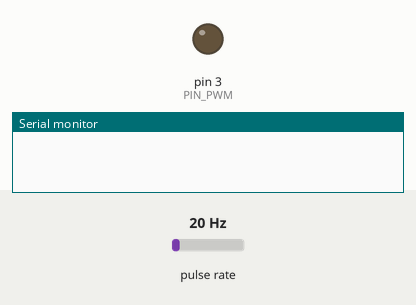
This sketch was run on a simulated Arduino Uno, built with avr-gcc and run on an emulated ATmega328P. On the bench: output pins drawn as LEDs (lit = HIGH), the last lines printed to the serial monitor. Wiring (inferred from the names in the program): pulse sensor: data pin 7. Inputs (shaded band) come from the test bench; at power-on: pulse rate 20 Hz.

Above: at 0.1 s.
At 15.0 s:
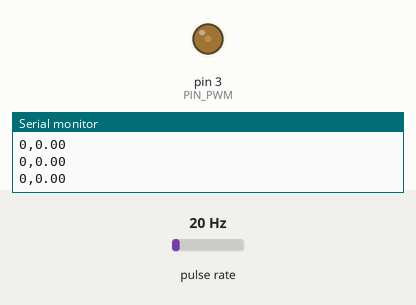
At 60.1 s:
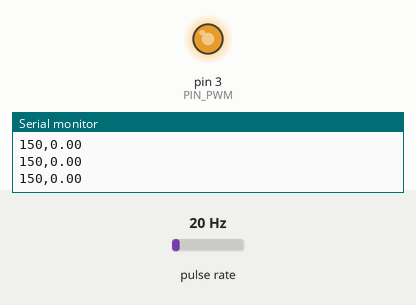
At 120.4 s:
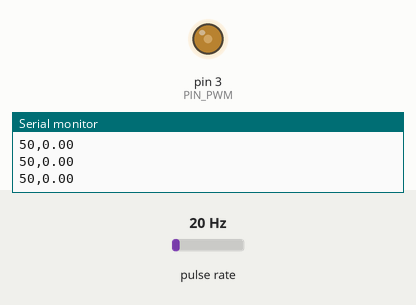
Timing chart, 0 to 121.9 s (numbered marks = the images above):
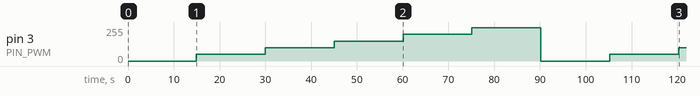

The sketch:

Ex2_FanIdentification.ino
```cpp
// EMBEDDED AND REAL-TIME SYSTEMS - LABORATORY L2
// Alejandro Acosta, Ivan Barrachina and Victor Escribano
// Exercise 2: Characterizing the fan response

#define PIN_PWM      3     // Pin to send a trigger to the sensor
#define PIN_RPM      7     // Pin to read the F00 speed sensor output
#define TOTAL_PULSES 4
#define PULSE_TIMO   25000
// the setup function runs once when you press reset or power the board
void setup()
{
  // Set up the digital pin to read F00 sensor as digital input with pull-up enabled.
  pinMode(PIN_RPM,INPUT_PULLUP);
  // Initialize serial output
  Serial.begin(9600);
}

// the loop function runs over and over again forever
void loop()
{
  // Initializing auxiliary variables for PWM signal generation and speed measurement
  static uint8_t pwm_val=0;                 // Variable to store the pulse width from the sensor
  static uint16_t pulse_val=0;              // Variable to store the received measure from the sensor
  static float meas_vel=0.0;                // Variable to store the calculated rpm from sensor value
  static uint8_t sample_counts=0;           // Define a variable to count on the main loop the need of changing setpoint to fan
  static uint8_t pulse_counts=0;            // Define variable to count pulses read so far on loop

  // Increase the counter of samples first
  sample_counts++;

  // Check if it is necessary to update pwm value to fan
  if (sample_counts==100)
  {
    if(pwm_val == 250){pwm_val=0;}
    else {pwm_val+=50;}
    sample_counts=0;
  }
  // Send the PWM control signal
  analogWrite(PIN_PWM, pwm_val);

  // Read the pulse width value from the speed sensor output and convert it
  while(pulse_counts!=TOTAL_PULSES)
  {
    pulse_val+=pulseIn(PIN_RPM,HIGH,PULSE_TIMO);
    pulse_counts++;
  }
  // Set the counter of pulses at 0 after the while loop
  pulse_counts=0;

  // Get the value in rpms from obtained sensor value
  if(pulse_val !=0)
  {
    meas_vel=(float)(60*1000000/(pulse_val*1.0)); pulse_val=0;
  }
  else {meas_vel=0;}

  // Print last values before changing anything
  Serial.print(pwm_val);Serial.print(",");Serial.println(meas_vel);

  // wait for 50 ms to have speed stabilized
  delay(50);
}
```

Measured:
- by itself, pin 3 (PIN_PWM): 0/255 → 50/255 at 14.9 s, → 100/255 15.1 s later, → 150/255 15.1 s later, → 200/255 15.1 s later, … (8 changes in this stretch)
